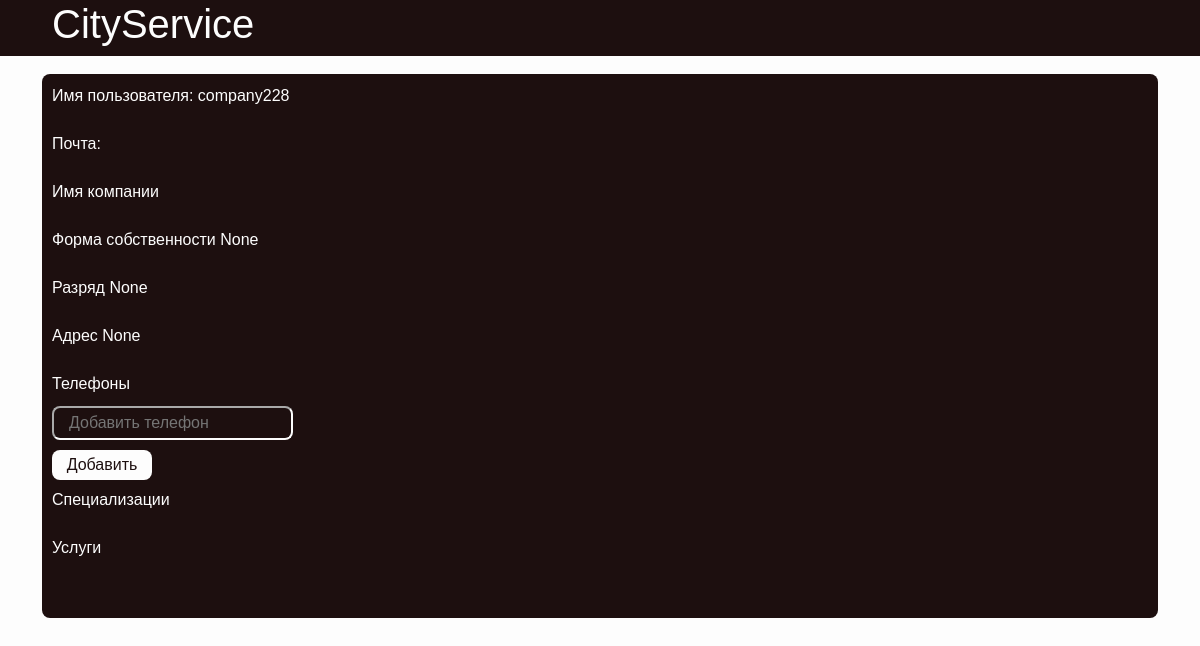
Before: /cityservice/accounts/profile (signed in) with the older database file.
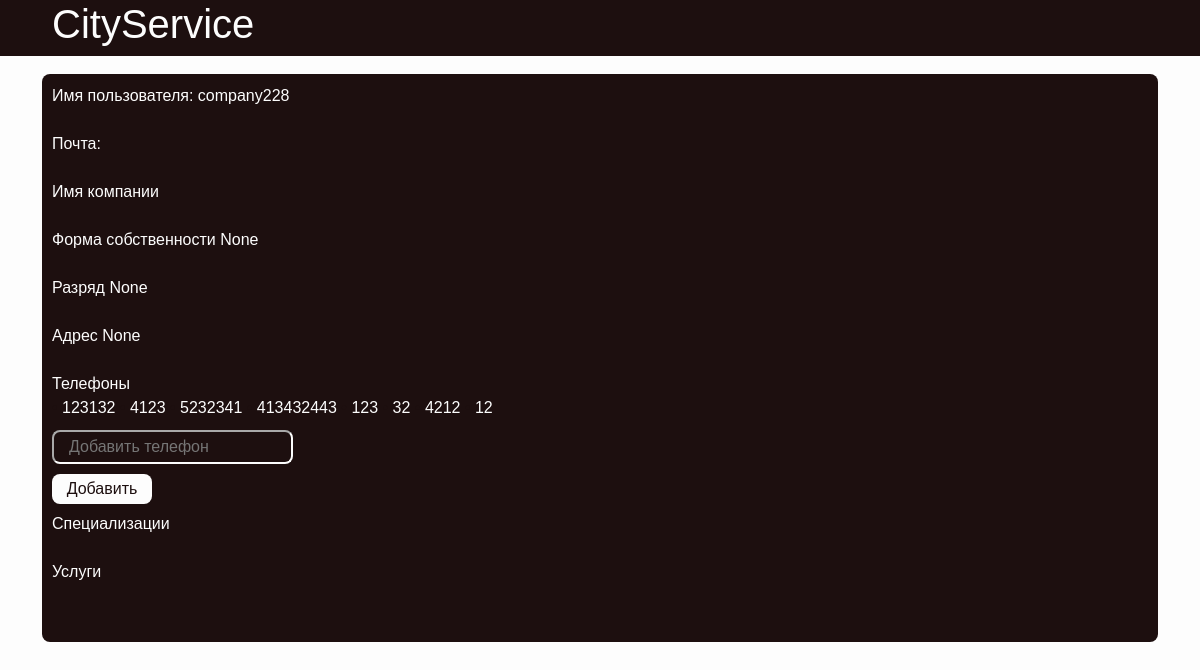
After: the same page with the newer database file.
### accounts/models.py (models this page shows)
class Account(AbstractUser):
    group = models.ForeignKey(Group, on_delete=models.CASCADE)
    groups = None
    user_permissions = None
    first_name = None
    last_name = None
    class Meta:
        db_table = "auth_account"

### etc/models.py (models this page shows)
class Company(models.Model):
    id = models.IntegerField(primary_key=True)
    name = models.CharField(max_length=150, null=False) #blank = False?
    rank = models.IntegerField(null=True)
    type_of_ownership = models.CharField(max_length=150, null=True)
    address = models.CharField(max_length=200, null=True)
    account = models.ForeignKey(Account, on_delete=models.CASCADE)
    services = models.ManyToManyField(Service)
    specializations = models.ManyToManyField(Specialization)
    holidays = models.ManyToManyField(Holiday)
    day_of_work = models.ManyToManyField(Day_of_work)
    class Meta:
        db_table = "company"

class Phone(models.Model):
    id = models.IntegerField(primary_key=True)
    phone = models.CharField(max_length=15, null=False)
    company = models.ForeignKey(Company, on_delete=models.CASCADE)
    class Meta:
        db_table = "phone"

### accounts/views.py (the view)
# urls.py: path('cityservice/accounts/profile', profile, name='account_profile'),
def profile(request):
    account = Account.objects.get(username=request.user)
    context = {}
    if account:
        context['account'] = account
        if account.group.id == 1:
            user = User.objects.get(account=account.pk)
            context['info'] = user
        else:
            company = Company.objects.get(account=account.pk)
            phones = Phone.objects.filter(company=company.pk)
            print(phones)
            context['info'] = company
            context['formPhone'] = CompanyAddPhone()
            context['phones'] = phones
    else:
        pass
    return render(request, 'profile.html', context)

### etc/forms.py
class CompanyAddPhone(forms.Form):
    phone = forms.CharField(widget=forms.TextInput(
        attrs={
            'class': 'cs-input',
            'placeholder': 'Добавить телефон',
        }
    ))
    class Meta:
        model = Company
        fields = ('phone')

### accounts/templates/profile.html (shortened to what this page needs)
{% load static %}
<!DOCTYPE html>
<html lang="en">
<head>
    <link href="/static/bootstrap/css/bootstrap.min.css" rel="stylesheet">
    <link href="/static/profile.css" rel="stylesheet">
</head>
<body>
    <header>
        <div class="container ">
            <div class="row">
                <div class="col-12">
                    <h1 class="text-left cs-h1"><a class="cs-a" href={% url 'companies' %}>CityService</a></h1>
                </div>
            </div>
        </div>
    </header>
    <hr>
    <div class="container">
        <div class="row">
            <div class="col">
                <div class="cs-profile-div">
                    <form method="PUT" action="">
                        <label class="cs-label">Имя пользователя:</label>
                        {{ account.username }}
                        <br>
                        <br>
                        <label>Почта:</label>
                    </form>
                    <br>
                    {% if account.group.id == 1 %}
                        <label>Имя</label>
                        {{ info.first_name }}
                        <br>
                        <br>
                        <label>Фамилия</label>
                        {{ info.last_name }}
                        <br>
                    {% else %}
                        <label>Имя компании</label>
                        <br>
                        <br>
                        <label>Форма собственности</label>
                        {{ info.type_of_ownership }}
                        <br>
                        <br>
                        <label>Разряд</label>
                        {{ info.rank }}
                        <br>
                        <br>
                        <label>Адрес</label>
                        {{ info.address }}
                        <br>
                        <br>
                        <label>Телефоны</label>
                        {% if phones %}
                            <br>
                            {% for phone in phones %}
                                <span class="tochka"> • </span>
                                {{ phone.phone }}
                            {% endfor %}
                        {% endif %}
                        <form method="POST" action={% url 'add_phone'%}>
                            {{ formPhone.phone}}
                            <br>
                            <input type="submit" class="cs-button" value="Добавить">
                        </form>
                        <br>
                        <br>
                        <label>Специализации</label>
                        <br>
                        <br>
                        <label>Услуги</label>
                        <br>
                        <br>
                        <br>
                    {% endif %}
                </div>
            </div>
        </div>
    </div>
</body>
</html>

### static/profile.css (style rules this page uses)
:root { --colorBlack: #1D0F0F; --colorWhite: #fdfdfd; --colorGray: #a3a3a3; }
body { font-family: Arial, Helvetica, sans-serif; background-color: var(--colorWhite); }
.cs-h1 { color: var(--colorWhite); }
header { background-color: var(--colorBlack); margin-bottom: -15px; }
hr { color: var(--colorWhite); }
.cs-button { margin-top: 10px; float: left; height: 30px; width: 100px; border-radius: 8px; background-color: var(--colorWhite); color: var(--colorBlack); border-style: hidden; }
.cs-a { text-decoration: none; color: var(--colorWhite); margin-left: 10px; }
.cs-input { margin-top: 10px; text-decoration: none; padding: 15px; height: 30px; width: 100; min-width: 100px; margin-right: 10px; border-radius: 8px; border-color: var(--colorWhite); background-color: var(--colorBlack); color: var(--colorWhite); }
.cs-label { color: var(--colorWhite); }
.cs-profile-div { padding: 10px; background-color: var(--colorBlack); border-radius: 8px; color: var(--colorWhite); }
.tochka { color: var(--colorBlack); }

Changed rows visible on the page:
added Phone: phone "123132"
added Phone: phone "4123"
added Phone: phone "5232341"
added Phone: phone "413432443"
added Phone: phone "123"
added Phone: phone "32"
added Phone: phone "4212"
added Phone: phone "12"
